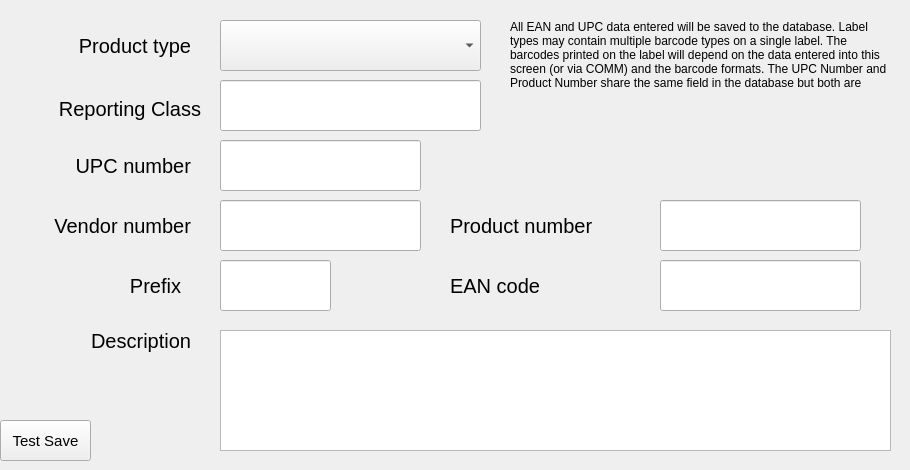
   <widget class="QWidget" name="tab1">
    <attribute name="title">
     <string>Main</string>
    </attribute>
    <widget class="QLabel" name="lblDescription">
     <property name="geometry">
      <rect>
       <x>10</x>
       <y>320</y>
       <width>181</width>
       <height>41</height>
      </rect>
     </property>
     <property name="font">
      <font>
       <pointsize>15</pointsize>
      </font>
     </property>
     <property name="text">
      <string>Description</string>
     </property>
     <property name="alignment">
      <set>Qt::AlignRight|Qt::AlignTrailing|Qt::AlignVCenter</set>
     </property>
    </widget>
    <widget class="QLabel" name="lblProductType">
     <property name="geometry">
      <rect>
       <x>0</x>
       <y>20</y>
       <width>191</width>
       <height>51</height>
      </rect>
     </property>
     <property name="font">
      <font>
       <pointsize>15</pointsize>
      </font>
     </property>
     <property name="text">
      <string>Product type</string>
     </property>
     <property name="alignment">
      <set>Qt::AlignRight|Qt::AlignTrailing|Qt::AlignVCenter</set>
     </property>
    </widget>
    <widget class="QComboBox" name="cb1ProductType">
     <property name="geometry">
      <rect>
       <x>220</x>
       <y>20</y>
       <width>261</width>
       <height>51</height>
      </rect>
     </property>
     <property name="sizePolicy">
      <sizepolicy hsizetype="Fixed" vsizetype="Fixed">
       <horstretch>0</horstretch>
       <verstretch>0</verstretch>
      </sizepolicy>
     </property>
     <property name="minimumSize">
      <size>
       <width>261</width>
       <height>51</height>
      </size>
     </property>
     <property name="maximumSize">
      <size>
       <width>261</width>
       <height>51</height>
      </size>
     </property>
     <property name="font">
      <font>
       <pointsize>17</pointsize>
      </font>
     </property>
    </widget>
    <widget class="QLabel" name="lblReportingClass">
     <property name="geometry">
      <rect>
       <x>10</x>
       <y>83</y>
       <width>191</width>
       <height>51</height>
      </rect>
     </property>
     <property name="font">
      <font>
       <pointsize>15</pointsize>
      </font>
     </property>
     <property name="text">
      <string>Reporting Class</string>
     </property>
     <property name="alignment">
      <set>Qt::AlignRight|Qt::AlignTrailing|Qt::AlignVCenter</set>
     </property>
     <property name="wordWrap">
      <bool>true</bool>
     </property>
    </widget>
    <widget class="hobart::numericLineEdit" name="le1ReportingClass">
     <property name="geometry">
      <rect>
       <x>220</x>
       <y>80</y>
       <width>261</width>
       <height>51</height>
      </rect>
     </property>
     <property name="sizePolicy">
      <sizepolicy hsizetype="Expanding" vsizetype="Expanding">
       <horstretch>0</horstretch>
       <verstretch>0</verstretch>
      </sizepolicy>
     </property>
     <property name="font">
      <font>
       <pointsize>17</pointsize>
      </font>
     </property>
     <property name="inputMask">
      <string notr="true"/>
     </property>
     <property name="text">
      <string notr="true"/>
     </property>
     <property name="maxLength">
      <number>40</number>
     </property>
    </widget>
    <widget class="QTextEdit" name="te1Description">
     <property name="geometry">
      <rect>
       <x>220</x>
       <y>330</y>
       <width>671</width>
       <height>121</height>
      </rect>
     </property>
     <property name="sizePolicy">
      <sizepolicy hsizetype="Fixed" vsizetype="Fixed">
       <horstretch>0</horstretch>
       <verstretch>0</verstretch>
      </sizepolicy>
     </property>
     <property name="minimumSize">
      <size>
       <width>671</width>
       <height>121</height>
      </size>
     </property>
     <property name="maximumSize">
      <size>
       <width>671</width>
       <height>121</height>
      </size>
     </property>
     <property name="font">
      <font>
       <pointsize>15</pointsize>
      </font>
     </property>
     <property name="verticalScrollBarPolicy">
      <enum>Qt::ScrollBarAlwaysOff</enum>
     </property>
     <property name="horizontalScrollBarPolicy">
      <enum>Qt::ScrollBarAlwaysOff</enum>
     </property>
     <property name="html">
      <string notr="true">&lt;!DOCTYPE HTML PUBLIC &quot;-//W3C//DTD HTML 4.0//EN&quot; &quot;http://www.w3.org/TR/REC-html40/strict.dtd&quot;&gt;
&lt;html&gt;&lt;head&gt;&lt;meta name=&quot;qrichtext&quot; content=&quot;1&quot; /&gt;&lt;style type=&quot;text/css&quot;&gt;
p, li { white-space: pre-wrap; }
&lt;/style&gt;&lt;/head&gt;&lt;body style=&quot; font-family:'MS Shell Dlg 2'; font-size:15pt; font-weight:400; font-style:normal;&quot;&gt;
&lt;p style=&quot; margin-top:0px; margin-bottom:0px; margin-left:0px; margin-right:0px; -qt-block-indent:0; text-indent:0px;&quot;&gt;&lt;br /&gt;&lt;/p&gt;&lt;/body&gt;&lt;/html&gt;</string>
     </property>
     <property name="acceptRichText">
      <bool>false</bool>
     </property>
    </widget>
    <widget class="QLabel" name="lblEANPrefix">
     <property name="geometry">
      <rect>
       <x>20</x>
       <y>260</y>
       <width>161</width>
       <height>51</height>
      </rect>
     </property>
     <property name="font">
      <font>
       <pointsize>15</pointsize>
      </font>
     </property>
     <property name="text">
      <string>Prefix</string>
     </property>
     <property name="alignment">
      <set>Qt::AlignRight|Qt::AlignTrailing|Qt::AlignVCenter</set>
     </property>
    </widget>
    <widget class="hobart::numericLineEdit" name="txtPrefix">
     <property name="geometry">
      <rect>
       <x>220</x>
       <y>260</y>
       <width>111</width>
       <height>51</height>
      </rect>
     </property>
     <property name="sizePolicy">
      <sizepolicy hsizetype="Expanding" vsizetype="Expanding">
       <horstretch>0</horstretch>
       <verstretch>0</verstretch>
      </sizepolicy>
     </property>
     <property name="font">
      <font>
       <pointsize>17</pointsize>
      </font>
     </property>
     <property name="inputMask">
      <string notr="true"/>
     </property>
     <property name="text">
      <string notr="true"/>
     </property>
     <property name="maxLength">
      <number>40</number>
     </property>
    </widget>
    <widget class="QPushButton" name="saveBut">
     <property name="geometry">
      <rect>
       <x>0</x>
       <y>420</y>
       <width>91</width>
       <height>41</height>
      </rect>
     </property>
     <property name="sizePolicy">
      <sizepolicy hsizetype="Fixed" vsizetype="Fixed">
       <horstretch>0</horstretch>
       <verstretch>0</verstretch>
      </sizepolicy>
     </property>
     <property name="minimumSize">
      <size>
       <width>91</width>
       <height>41</height>
      </size>
     </property>
     <property name="maximumSize">
      <size>
       <width>91</width>
       <height>41</height>
      </size>
     </property>
     <property name="font">
      <font>
       <pointsize>11</pointsize>
      </font>
     </property>
     <property name="text">
      <string>Test Save</string>
     </property>
    </widget>
    <widget class="QLabel" name="lblInstruction">
     <property name="geometry">
      <rect>
       <x>510</x>
       <y>20</y>
       <width>381</width>
       <height>71</height>
      </rect>
     </property>
     <property name="font">
      <font>
       <weight>50</weight>
       <bold>false</bold>
      </font>
     </property>
     <property name="text">
      <string>&lt;html&gt;&lt;head/&gt;&lt;body&gt;&lt;p&gt;All EAN and UPC data entered will be saved to the database. Label types may contain multiple barcode types on a single label.  The barcodes printed on the label will depend on the data entered into this screen (or via COMM) and the barcode formats. The UPC Number and Product Number share the same field in the database but both are shown for convience.
&lt;/p&gt;&lt;/body&gt;&lt;/html&gt;</string>
     </property>
     <property name="alignment">
      <set>Qt::AlignLeading|Qt::AlignLeft|Qt::AlignTop</set>
     </property>
     <property name="wordWrap">
      <bool>true</bool>
     </property>
    </widget>
    <widget class="QWidget" name="gbEANBarcodeFields" native="true">
     <property name="geometry">
      <rect>
       <x>350</x>
       <y>260</y>
       <width>551</width>
       <height>51</height>
      </rect>
     </property>
     <property name="sizePolicy">
      <sizepolicy hsizetype="Fixed" vsizetype="Fixed">
       <horstretch>0</horstretch>
       <verstretch>0</verstretch>
      </sizepolicy>
     </property>
     <property name="minimumSize">
      <size>
       <width>551</width>
       <height>51</height>
      </size>
     </property>
     <property name="maximumSize">
      <size>
       <width>551</width>
       <height>51</height>
      </size>
     </property>
     <widget class="QLineEdit" name="txtEANCode">
      <property name="geometry">
       <rect>
        <x>310</x>
        <y>0</y>
        <width>201</width>
        <height>51</height>
       </rect>
      </property>
      <property name="sizePolicy">
       <sizepolicy hsizetype="Expanding" vsizetype="Expanding">
        <horstretch>0</horstretch>
        <verstretch>0</verstretch>
       </sizepolicy>
      </property>
      <property name="font">
       <font>
        <pointsize>17</pointsize>
       </font>
      </property>
      <property name="maxLength">
       <number>40</number>
      </property>
     </widget>
     <widget class="QLabel" name="lblEanCode">
      <property name="geometry">
       <rect>
        <x>100</x>
        <y>0</y>
        <width>231</width>
        <height>51</height>
       </rect>
      </property>
      <property name="font">
       <font>
        <pointsize>15</pointsize>
       </font>
      </property>
      <property name="text">
       <string>EAN code</string>
      </property>
      <property name="alignment">
       <set>Qt::AlignLeading|Qt::AlignLeft|Qt::AlignVCenter</set>
      </property>
     </widget>
    </widget>
    <widget class="QWidget" name="gbUPCNumberFields" native="true">
     <property name="geometry">
      <rect>
       <x>0</x>
       <y>140</y>
       <width>901</width>
       <height>51</height>
      </rect>
     </property>
     <property name="sizePolicy">
      <sizepolicy hsizetype="Fixed" vsizetype="Fixed">
       <horstretch>0</horstretch>
       <verstretch>0</verstretch>
      </sizepolicy>
     </property>
     <property name="minimumSize">
      <size>
       <width>851</width>
       <height>51</height>
      </size>
     </property>
     <property name="maximumSize">
      <size>
       <width>901</width>
       <height>51</height>
      </size>
     </property>
     <widget class="QLabel" name="lblUPCNumber">
      <property name="geometry">
       <rect>
        <x>40</x>
        <y>0</y>
        <width>151</width>
        <height>51</height>
       </rect>
      </property>
      <property name="font">
       <font>
        <pointsize>15</pointsize>
       </font>
      </property>
      <property name="text">
       <string>UPC number</string>
      </property>
      <property name="alignment">
       <set>Qt::AlignRight|Qt::AlignTrailing|Qt::AlignVCenter</set>
      </property>
     </widget>
     <widget class="hobart::numericLineEdit" name="txtUPCNumber">
      <property name="geometry">
       <rect>
        <x>220</x>
        <y>0</y>
        <width>201</width>
        <height>51</height>
       </rect>
      </property>
      <property name="sizePolicy">
       <sizepolicy hsizetype="Expanding" vsizetype="Expanding">
        <horstretch>0</horstretch>
        <verstretch>0</verstretch>
       </sizepolicy>
      </property>
      <property name="font">
       <font>
        <pointsize>17</pointsize>
       </font>
      </property>
      <property name="inputMask">
       <string notr="true"/>
      </property>
      <property name="text">
       <string notr="true"/>
      </property>
      <property name="maxLength">
       <number>40</number>
      </property>
     </widget>
    </widget>
    <widget class="hobart::numericLineEdit" name="txtUPCProductNumber">
     <property name="geometry">
      <rect>
       <x>660</x>
       <y>200</y>
       <width>201</width>
       <height>51</height>
      </rect>
     </property>
     <property name="sizePolicy">
      <sizepolicy hsizetype="Expanding" vsizetype="Expanding">
       <horstretch>0</horstretch>
       <verstretch>0</verstretch>
      </sizepolicy>
     </property>
     <property name="font">
      <font>
       <pointsize>17</pointsize>
      </font>
     </property>
     <property name="inputMask">
      <string notr="true"/>
     </property>
     <property name="text">
      <string notr="true"/>
     </property>
     <property name="maxLength">
      <number>40</number>
     </property>
    </widget>
    <widget class="hobart::numericLineEdit" name="txtUPCVendorNumber">
     <property name="geometry">
      <rect>
       <x>220</x>
       <y>200</y>
       <width>201</width>
       <height>51</height>
      </rect>
     </property>
     <property name="sizePolicy">
      <sizepolicy hsizetype="Expanding" vsizetype="Expanding">
       <horstretch>0</horstretch>
       <verstretch>0</verstretch>
      </sizepolicy>
     </property>
     <property name="font">
      <font>
       <pointsize>17</pointsize>
      </font>
     </property>
     <property name="inputMask">
      <string notr="true"/>
     </property>
     <property name="text">
      <string notr="true"/>
     </property>
     <property name="maxLength">
      <number>32767</number>
     </property>
    </widget>
    <widget class="QLabel" name="lblUPCVendorNumber">
     <property name="geometry">
      <rect>
       <x>10</x>
       <y>200</y>
       <width>181</width>
       <height>51</height>
      </rect>
     </property>
     <property name="font">
      <font>
       <pointsize>15</pointsize>
      </font>
     </property>
     <property name="text">
      <string>Vendor number</string>
     </property>
     <property name="alignment">
      <set>Qt::AlignRight|Qt::AlignTrailing|Qt::AlignVCenter</set>
     </property>
     <property name="wordWrap">
      <bool>true</bool>
     </property>
    </widget>
    <widget class="QLabel" name="lblUPCProductNumber">
     <property name="geometry">
      <rect>
       <x>450</x>
       <y>200</y>
       <width>201</width>
       <height>51</height>
      </rect>
     </property>
     <property name="font">
      <font>
       <pointsize>15</pointsize>
      </font>
     </property>
     <property name="text">
      <string>Product number</string>
     </property>
     <property name="alignment">
      <set>Qt::AlignLeading|Qt::AlignLeft|Qt::AlignVCenter</set>
     </property>
    </widget>
   </widget>
